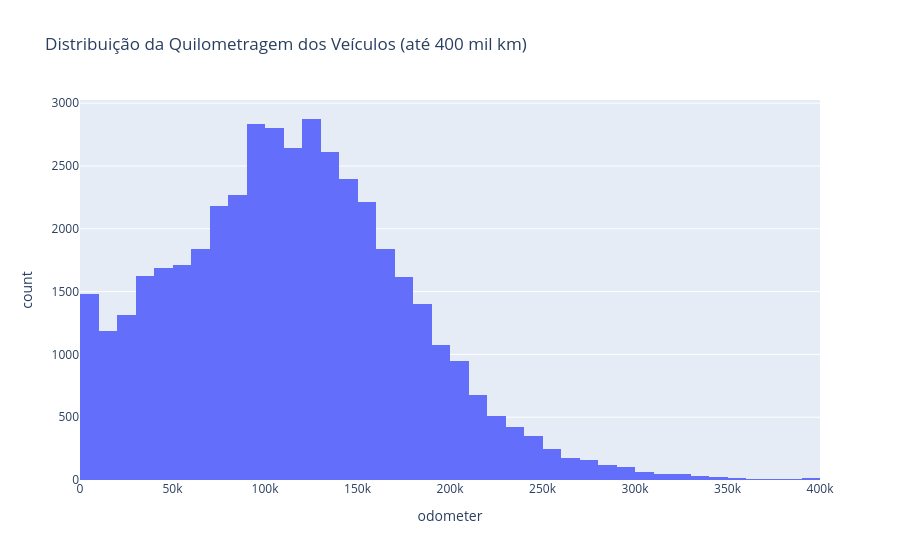

Write notebook code for a chart like this one.
### Markdown cell above
## Análise da quilometragem

O histograma apresenta a distribuição da quilometragem dos veículos anunciados.

É possível observar que a maior parte dos veículos possui quilometragem concentrada abaixo de aproximadamente 200 mil km. Também existem alguns veículos com valores muito elevados de odômetro, próximos de 1 milhão de quilômetros, que podem representar casos extremos dentro do conjunto de dados.

### Code cell
df_filtered = df[df['odometer'] < 400000]

fig = px.histogram(
    df_filtered,
    x='odometer',
    title='Distribuição da Quilometragem dos Veículos (até 400 mil km)',
    nbins=50
)

fig.show()

### Figure 1 — Plotly figure (JSON) as saved in the notebook; plotly's stock layout.template omitted (floating-point values rounded to 4 significant figures; data arrays with more than 128 entries replaced by an {"elided": "..."} marker saying what was removed)
{"data": [{"bingroup": "x", "hovertemplate": "odometer=%{x}<br>count=%{y}<extra></extra>", "legendgroup": "", "marker": {"color": "#636efa", "pattern": {"shape": ""}}, "name": "", "nbinsx": 50, "orientation": "v", "showlegend": false, "type": "histogram", "x": {"elided": "43585 float values"}, "xaxis": "x", "yaxis": "y"}], "layout": {"barmode": "relative", "legend": {"tracegroupgap": 0}, "title": {"text": "Distribuição da Quilometragem dos Veículos (até 400 mil km)"}, "xaxis": {"anchor": "y", "domain": [0, 1], "title": {"text": "odometer"}}, "yaxis": {"anchor": "x", "domain": [0, 1], "title": {"text": "count"}}}}
